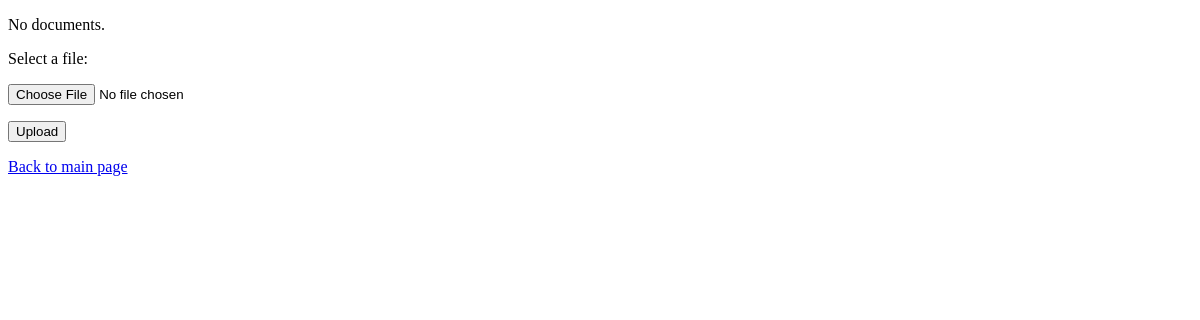
Page /stdb/list/ on the earlier database version.
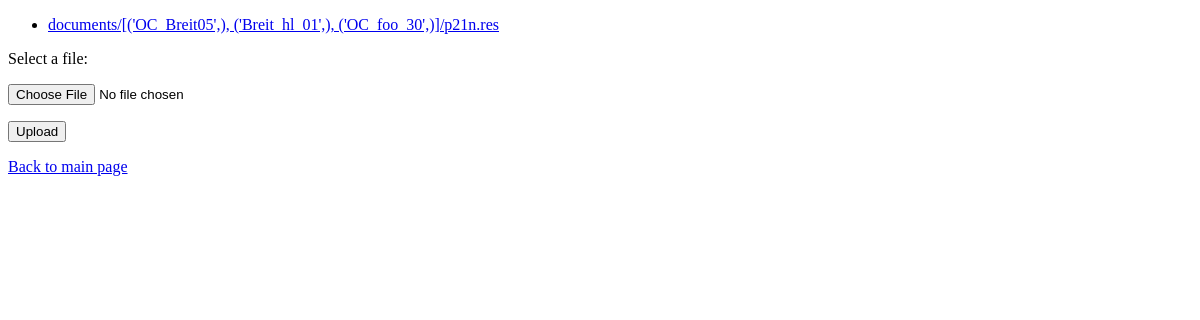
Same page on the later database version.
### stdb/models.py (models this page shows, shortened)
class Document(models.Model):
    dataname = models.ForeignKey(Dataset, on_delete=models.CASCADE)#, null=True) # null=True alllows upload to no dataset!
    docfile = models.FileField(upload_to=get_filename, verbose_name='File')

### stdb/views.py (the view)
def list(request):
    if request.method == 'POST':
        form = DocumentForm(request.POST, request.FILES)
        if form.is_valid():
            newdoc = Document(docfile=request.FILES['docfile'])
            newdoc.save()
            return HttpResponseRedirect(reverse('stdb:list'))
    else:
        form = DocumentForm()  # A empty, unbound form
    datasets = Dataset.objects.all()
    documents = Document.objects.all()
    return render(
        request,
        'stdb/list.html',
        {'datasets': datasets, 'documents': documents, 'form': form}
    )

### stdb/forms.py
class DocumentForm(forms.Form):
    docfile = forms.FileField(
        label='Select a file'
    )

### stdb/templates/stdb/list.html (shortened to what this page needs)
<!DOCTYPE html>
<html>
    <head>
    </head>
    <body>
        {% if documents %}
            <ul>
                {% for document in documents %}
                    <li><a href="{{ document.docfile.url }}">{{ document.docfile.name }}</a></li>
                {% endfor %}
            </ul>
        {% else %}
            <p>No documents.</p>
        {% endif %}
        <form action="{% url "stdb:list" %}" method="POST" enctype="multipart/form-data">
            <p>{{ form.docfile.label_tag }} {{ form.docfile.help_text }}</p>
            <p>
                {{ form.docfile }}
            </p>
            <p><input type="submit" value="Upload"/></p>
        </form>
        <a href="{% url 'index' %}">Back to main page</a>
    </body>
</html>

Differences in the rows shown:
added Document: docfile.name "documents/[('OC_Breit05',), ('Breit_hl_01',), ('OC_foo_30',)]/p21n.res"
Other differences:
text no longer shown: "No documents."
